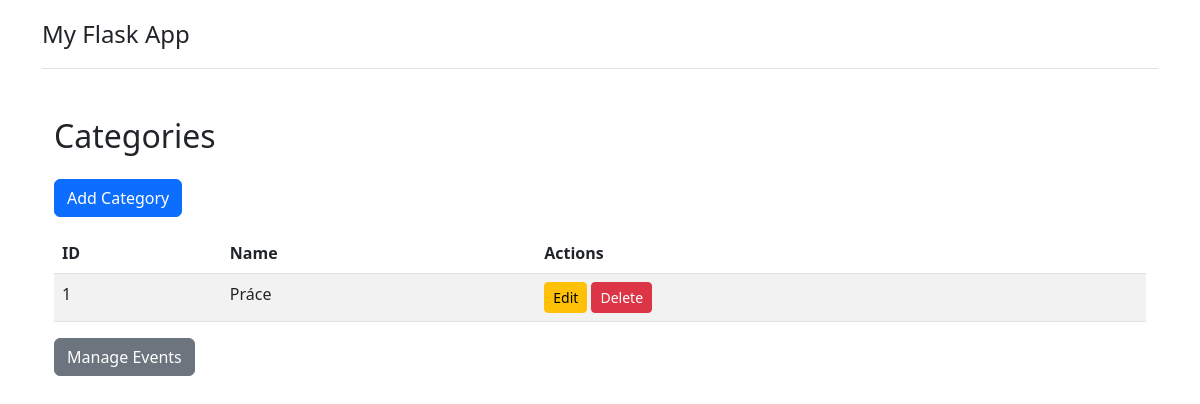
The page /categories on the database as committed earlier.
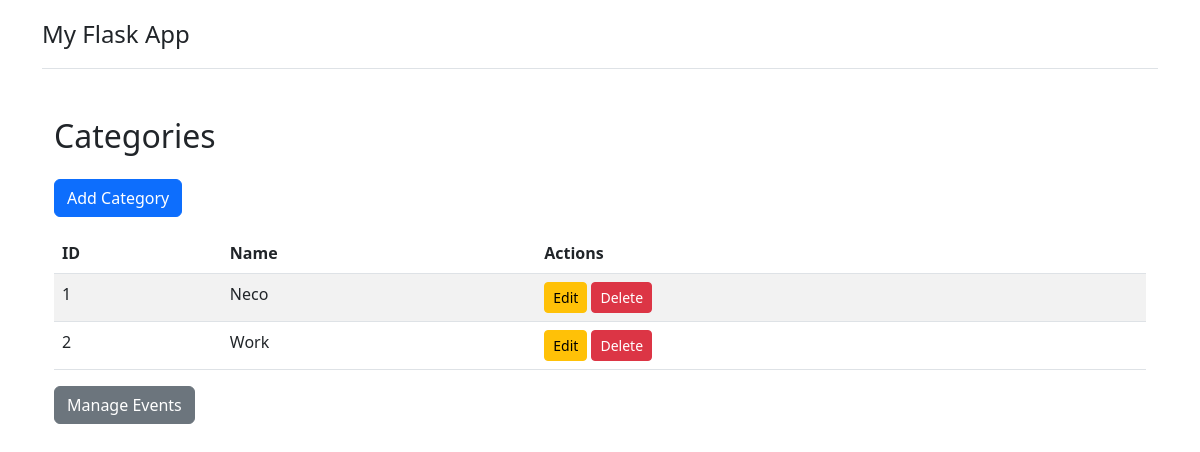
The same page on the database as committed later.
### models.py (models this page shows)
class Category(db.Model):
    __tablename__ = 'category'
    id = db.Column(db.Integer, primary_key=True)
    name = db.Column(db.String(50), nullable=False)
    events = db.relationship('Event', backref='category', lazy=True)

### app.py (the view)
@app.route('/categories')
def categories():
    categories = Category.query.all()
    return render_template('categories.html', categories=categories)

### templates/categories.html (shortened to what this page needs)
{% extends "base.html" %}
{% block content %}
<h2 class="mt-4 mb-4">Categories</h2>
<a href="{{ url_for('add_category') }}" class="btn btn-primary mb-3">Add Category</a>
<table class="table table-striped">
    <thead>
        <tr>
            <th>ID</th>
            <th>Name</th>
            <th>Actions</th>
        </tr>
    </thead>
    <tbody>
        {% for category in categories %}
        <tr>
            <td>{{ category.id }}</td>
            <td>{{ category.name }}</td>
            <td>
                <a href="{{ url_for('edit_category', category_id=category.id) }}" class="btn btn-warning btn-sm">Edit</a>
                <form method="post" action="{{ url_for('delete_category', category_id=category.id) }}" style="display:inline;">
                    <button type="submit" class="btn btn-danger btn-sm">Delete</button>
                </form>
            </td>
        </tr>
        {% endfor %}
    </tbody>
</table>
<a href="{{ url_for('index') }}" class="btn btn-secondary">Manage Events</a>
{% endblock %}

Rows that differ between the two databases and show on the page:
changed Category id 1: name "Práce" → "Neco"
added Category: id "2", name "Work"
